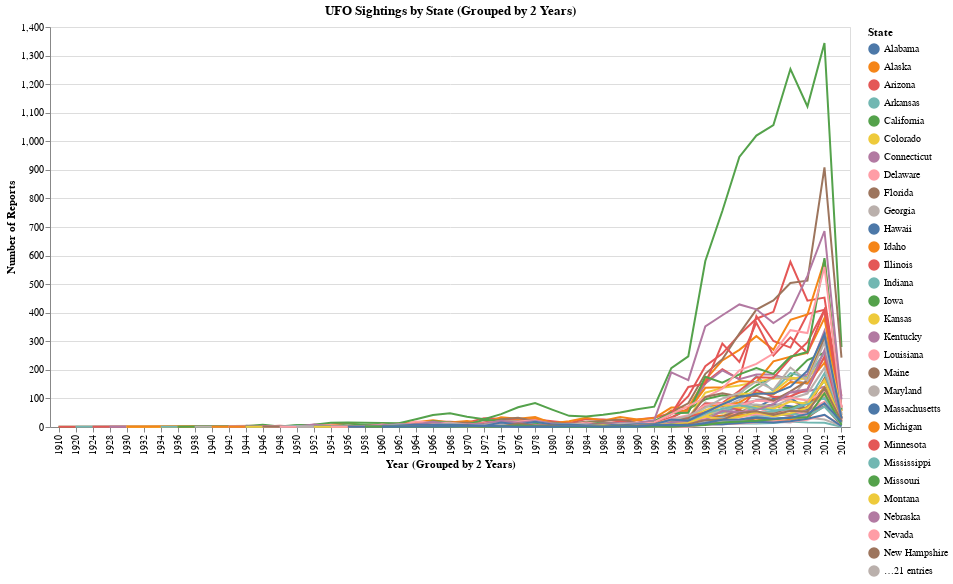

This figure's notebook cell:
### Code cell
import altair as alt
import pandas as pd
from vega_datasets import data



alt.data_transformers.disable_max_rows()

url = "https://github.com/UIUC-iSchool-DataViz/is445_data/raw/main/ufo-scrubbed-geocoded-time-standardized-00.csv"
df = pd.read_csv(url, header=None)

df.columns = [
    'Date_Time', 'City', 'State', 'Country', 'Shape', 'Duration', 
    'Duration_Reported', 'Comments', 'Date_Posted', 'Latitude', 'Longitude'
]
df['Date_Time'] = pd.to_datetime(df['Date_Time'], errors='coerce')
df['Year'] = df['Date_Time'].dt.year
df['Year_Group'] = (df['Year'] // 2) * 2 
df['Month'] = df['Date_Time'].dt.to_period('M')

if 'State' in df.columns:
    df['State'] = df['State'].str.upper()

state_abbr_to_full = {
    "AL": "Alabama", "AK": "Alaska", "AZ": "Arizona", "AR": "Arkansas", "CA": "California",
    "CO": "Colorado", "CT": "Connecticut", "DE": "Delaware", "FL": "Florida", "GA": "Georgia",
    "HI": "Hawaii", "ID": "Idaho", "IL": "Illinois", "IN": "Indiana", "IA": "Iowa",
    "KS": "Kansas", "KY": "Kentucky", "LA": "Louisiana", "ME": "Maine", "MD": "Maryland",
    "MA": "Massachusetts", "MI": "Michigan", "MN": "Minnesota", "MS": "Mississippi",
    "MO": "Missouri", "MT": "Montana", "NE": "Nebraska", "NV": "Nevada", "NH": "New Hampshire",
    "NJ": "New Jersey", "NM": "New Mexico", "NY": "New York", "NC": "North Carolina",
    "ND": "North Dakota", "OH": "Ohio", "OK": "Oklahoma", "OR": "Oregon", "PA": "Pennsylvania",
    "RI": "Rhode Island", "SC": "South Carolina", "SD": "South Dakota", "TN": "Tennessee",
    "TX": "Texas", "UT": "Utah", "VT": "Vermont", "VA": "Virginia", "WA": "Washington",
    "WV": "West Virginia", "WI": "Wisconsin", "WY": "Wyoming"
}
df['StateName'] = df['State'].map(state_abbr_to_full)

cleaned_df = df.dropna(subset=['Date_Time', 'StateName'])

states_list = ['All States'] + sorted(cleaned_df['StateName'].dropna().unique().tolist())

state_selector = alt.param(name='StateSelector', bind=alt.binding_select(options=states_list, name="Select State:"), value='All States')

year_groups = sorted(cleaned_df['Year_Group'].dropna().unique().tolist())

slider = alt.binding_range(min=min(year_groups), max=max(year_groups), step=2, name='Year Group:')
time_selector = alt.param(name='YearGroupSelector', bind=slider, value=max(year_groups))

annual_counts = cleaned_df.groupby(['Year_Group', 'StateName']).size().reset_index(name='Count')

nearest = alt.selection_point(
    on='mouseover', 
    nearest=True, 
    fields=['Year_Group'], 
    empty='none'
)

line_chart = alt.Chart(annual_counts).mark_line().encode(
    x=alt.X('Year_Group:O', title='Year (Grouped by 2 Years)'),
    y=alt.Y('Count:Q', title='Number of Reports'),
    color=alt.Color('StateName:N', title='State'),
    tooltip=[alt.Tooltip('Count:Q', title='Number of Reports')]
).transform_filter(
    '(StateSelector == "All States" || datum.StateName == StateSelector) && datum.Year_Group <= YearGroupSelector'
).add_params(
    state_selector,
    time_selector
).properties(
    width=800,
    height=400,
    title="UFO Sightings by State (Grouped by 2 Years)"
)

points = line_chart.mark_circle(size=80, color='red').encode(
    opacity=alt.condition(nearest, alt.value(1), alt.value(0))
).add_params(nearest)

final_chart = line_chart + points
final_chart

### Figure 1 — Vega-Lite specification as saved in the notebook (floating-point values rounded to 4 significant figures; data arrays with more than 128 entries replaced by an {"elided": "..."} marker saying what was removed)
{"config": {"view": {"continuousWidth": 300, "continuousHeight": 300}}, "layer": [{"mark": {"type": "line"}, "encoding": {"color": {"field": "StateName", "title": "State", "type": "nominal"}, "tooltip": [{"field": "Count", "title": "Number of Reports", "type": "quantitative"}], "x": {"field": "Year_Group", "title": "Year (Grouped by 2 Years)", "type": "ordinal"}, "y": {"field": "Count", "title": "Number of Reports", "type": "quantitative"}}, "title": "UFO Sightings by State (Grouped by 2 Years)", "transform": [{"filter": "(StateSelector == \"All States\" || datum.StateName == StateSelector) && datum.Year_Group <= YearGroupSelector"}]}, {"mark": {"type": "circle", "color": "red", "size": 80}, "encoding": {"color": {"field": "StateName", "title": "State", "type": "nominal"}, "opacity": {"condition": {"param": "param_1", "value": 1, "empty": false}, "value": 0}, "tooltip": [{"field": "Count", "title": "Number of Reports", "type": "quantitative"}], "x": {"field": "Year_Group", "title": "Year (Grouped by 2 Years)", "type": "ordinal"}, "y": {"field": "Count", "title": "Number of Reports", "type": "quantitative"}}, "name": "view_1", "title": "UFO Sightings by State (Grouped by 2 Years)", "transform": [{"filter": "(StateSelector == \"All States\" || datum.StateName == StateSelector) && datum.Year_Group <= YearGroupSelector"}]}], "data": {"name": "data-9d615dd8b35178f80d8c2d8111702b67"}, "height": 400, "params": [{"name": "StateSelector", "bind": {"input": "select", "options": ["All States", "Alabama", "Alaska", "Arizona", "Arkansas", "California", "Colorado", "Connecticut", "Delaware", "Florida", "Georgia", "Hawaii", "Idaho", "Illinois", "Indiana", "Iowa", "Kansas", "Kentucky", "Louisiana", "Maine", "Maryland", "Massachusetts", "Michigan", "Minnesota", "Mississippi", "Missouri", "Montana", "Nebraska", "Nevada", "New Hampshire", "New Jersey", "New Mexico", "New York", "North Carolina", "North Dakota", "Ohio", "Oklahoma", "Oregon", "Pennsylvania", "Rhode Island", "South Carolina", "South Dakota", "Tennessee", "Texas", "Utah", "Vermont", "Virginia", "Washington", "West Virginia", "Wisconsin", "Wyoming"], "name": "Select State:"}, "value": "All States"}, {"name": "YearGroupSelector", "bind": {"input": "range", "max": 2014, "min": 1910, "name": "Year Group:", "step": 2}, "value": 2014}, {"name": "param_1", "select": {"type": "point", "fields": ["Year_Group"], "nearest": true, "on": "mouseover"}, "views": ["view_1"]}], "width": 800, "$schema": "https://vega.github.io/schema/vega-lite/v5.20.1.json", "datasets": {"data-9d615dd8b35178f80d8c2d8111702b67": {"elided": "1548 records"}}}
